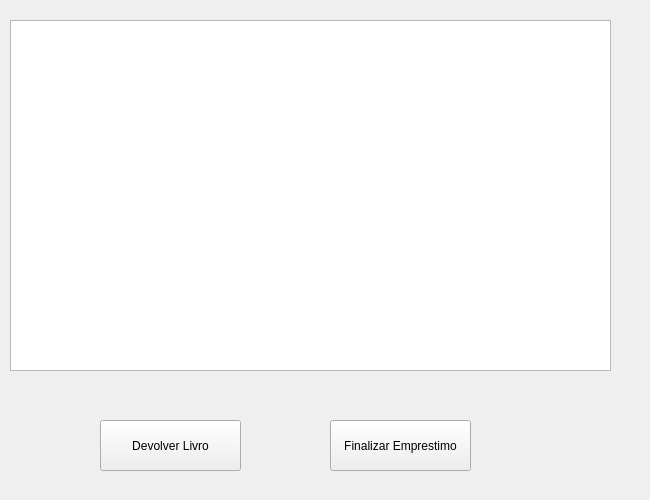
<?xml version="1.0" encoding="UTF-8"?>
<ui version="4.0">
 <class>MainWindow</class>
 <widget class="QMainWindow" name="MainWindow">
  <property name="geometry">
   <rect>
    <x>0</x>
    <y>0</y>
    <width>650</width>
    <height>500</height>
   </rect>
  </property>
  <property name="windowTitle">
   <string>Carrinho</string>
  </property>
  <widget class="QWidget" name="centralwidget">
   <widget class="QListWidget" name="listWidget">
    <property name="geometry">
     <rect>
      <x>10</x>
      <y>20</y>
      <width>601</width>
      <height>351</height>
     </rect>
    </property>
   </widget>
   <widget class="QPushButton" name="DevolverBtn">
    <property name="geometry">
     <rect>
      <x>100</x>
      <y>420</y>
      <width>141</width>
      <height>51</height>
     </rect>
    </property>
    <property name="text">
     <string>Devolver Livro</string>
    </property>
   </widget>
   <widget class="QPushButton" name="FinishBtn">
    <property name="geometry">
     <rect>
      <x>330</x>
      <y>420</y>
      <width>141</width>
      <height>51</height>
     </rect>
    </property>
    <property name="text">
     <string>Finalizar Emprestimo</string>
    </property>
   </widget>
  </widget>
 </widget>
 <resources/>
 <connections/>
</ui>
